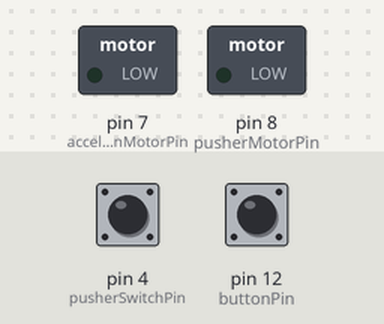
Bench run of a sketch on a simulated Arduino Uno, built with avr-gcc and run on an emulated ATmega328P. Parts: switched loads named in the sketch (green lamp = pin HIGH). Dashed ring = blinking. The test bench sets the inputs (shaded band); at power-on: pin 12 (buttonPin) HIGH, pin 4 (pusherSwitchPin) HIGH.

Above: at 0.8 s.
0.9 s: pin 12 (buttonPin) pulled LOW for 0.15 s
At 3.9 s:
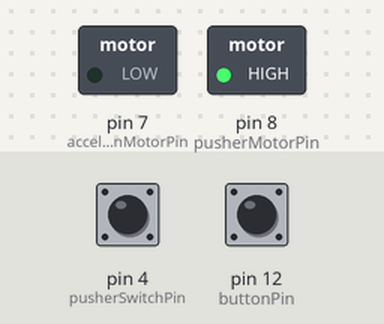
4.0 s: pin 4 (pusherSwitchPin) pulled LOW for 0.15 s
At 4.8 s:
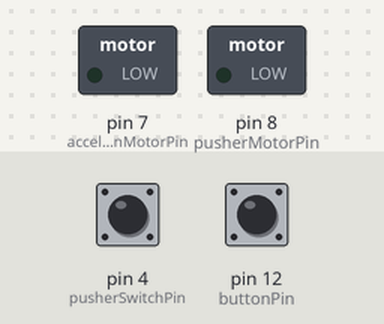
5.6 s: pin 12 (buttonPin) pulled LOW for 1 s
At 6.9 s:
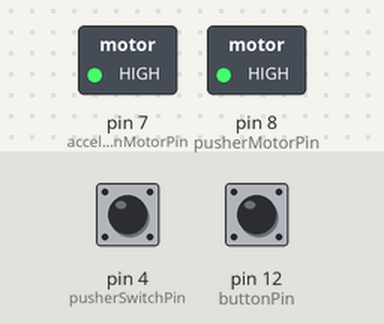
Timing chart, 0 to 15.6 s (numbered marks = the images above; inputs shaded):
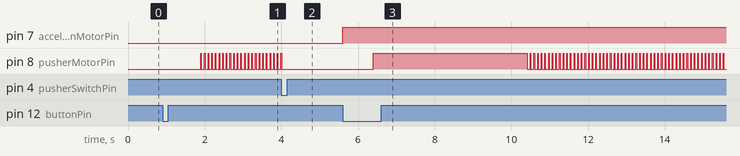

Measured:
- after the input at 0.9 s, pin 8 (pusherMotorPin): alternates HIGH for 0.02 s and LOW for 0.08 s, starting after 1.0 s
- after the input at 4.0 s, pin 8 (pusherMotorPin): goes on until 4.0 s, then stays LOW
- after the input at 5.6 s, pin 7 (accelerationMotorPin): LOW → HIGH at once; pin 8 (pusherMotorPin): LOW → HIGH after 0.80 s, then repeats every 0.10 s: LOW 0.08 s, HIGH 0.02 s

The sketch:

InitialGunTest.ino
```cpp
/* Initial Gun Test

  The circuit:
   Pusher switch on pin 4
   Acceleration motor relay input on pin 7
   Firing motor relay input on pin 8
   Manual input on pin 12

*/

#define REV_UP_TIME 800
#define AUTOMATIC true

const int pusherSwitchPin      =  4;
const int accelerationMotorPin =  7;
const int pusherMotorPin       =  8;
const int buttonPin            = 12;

unsigned long startTime;

void revUp() {
  digitalWrite(accelerationMotorPin, HIGH);
}

void revDown() {
  digitalWrite(accelerationMotorPin, LOW);
}

void fire() {
  if (AUTOMATIC) {
    digitalWrite(pusherMotorPin, HIGH);
    delay(4000);
    digitalWrite(pusherMotorPin, HIGH);
  }
  while (digitalRead(pusherSwitchPin) == LOW) pulsePusher();
  while (digitalRead(pusherSwitchPin) == HIGH) pulsePusher();
}

void pulsePusher() {
  digitalWrite(pusherMotorPin, HIGH);
  delay(15);
  digitalWrite(pusherMotorPin, LOW);
  delay(80);
}

void setup() {
  pinMode(pusherSwitchPin, INPUT_PULLUP);
  pinMode(accelerationMotorPin, OUTPUT);
  pinMode(pusherMotorPin, OUTPUT);
  pinMode(buttonPin, INPUT_PULLUP);
  while (digitalRead(buttonPin) == HIGH);
  delay(1000);
  revDown();
  while (digitalRead(pusherSwitchPin) == HIGH) pulsePusher();
}

void loop() {
  while (digitalRead(buttonPin) == HIGH);
  startTime = millis();
  revUp();
  while (millis() - startTime < REV_UP_TIME);
  fire();
  revDown();
}
```
